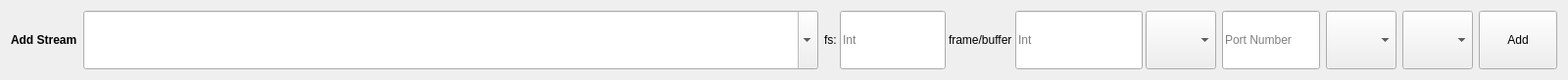
<?xml version="1.0" encoding="UTF-8"?>
<ui version="4.0">
 <class>top_level_form</class>
 <widget class="QWidget" name="top_level_form">
  <property name="geometry">
   <rect>
    <x>0</x>
    <y>0</y>
    <width>1600</width>
    <height>82</height>
   </rect>
  </property>
  <property name="sizePolicy">
   <sizepolicy hsizetype="Preferred" vsizetype="Minimum">
    <horstretch>0</horstretch>
    <verstretch>0</verstretch>
   </sizepolicy>
  </property>
  <property name="maximumSize">
   <size>
    <width>16777215</width>
    <height>16777215</height>
   </size>
  </property>
  <property name="windowTitle">
   <string>Form</string>
  </property>
  <layout class="QVBoxLayout" name="verticalLayout">
   <item>
    <widget class="QWidget" name="top_level_widget" native="true">
     <property name="sizePolicy">
      <sizepolicy hsizetype="Preferred" vsizetype="Minimum">
       <horstretch>0</horstretch>
       <verstretch>0</verstretch>
      </sizepolicy>
     </property>
     <property name="minimumSize">
      <size>
       <width>0</width>
       <height>0</height>
      </size>
     </property>
     <property name="maximumSize">
      <size>
       <width>16777215</width>
       <height>16777215</height>
      </size>
     </property>
     <layout class="QHBoxLayout" name="horizontalLayout">
      <property name="leftMargin">
       <number>0</number>
      </property>
      <property name="topMargin">
       <number>0</number>
      </property>
      <property name="rightMargin">
       <number>0</number>
      </property>
      <property name="bottomMargin">
       <number>0</number>
      </property>
      <item alignment="Qt::AlignLeft">
       <widget class="QLabel" name="label">
        <property name="sizePolicy">
         <sizepolicy hsizetype="Minimum" vsizetype="Minimum">
          <horstretch>0</horstretch>
          <verstretch>0</verstretch>
         </sizepolicy>
        </property>
        <property name="maximumSize">
         <size>
          <width>16777215</width>
          <height>16777215</height>
         </size>
        </property>
        <property name="font">
         <font>
          <bold>true</bold>
         </font>
        </property>
        <property name="text">
         <string>Add Stream</string>
        </property>
       </widget>
      </item>
      <item>
       <widget class="QComboBox" name="stream_name_combo_box">
        <property name="sizePolicy">
         <sizepolicy hsizetype="Expanding" vsizetype="Minimum">
          <horstretch>0</horstretch>
          <verstretch>0</verstretch>
         </sizepolicy>
        </property>
        <property name="editable">
         <bool>true</bool>
        </property>
        <property name="placeholderText">
         <string>Stream Name</string>
        </property>
       </widget>
      </item>
      <item>
       <widget class="QWidget" name="audio_device_settings_widget" native="true">
        <layout class="QHBoxLayout" name="horizontalLayout_2">
         <property name="spacing">
          <number>3</number>
         </property>
         <property name="leftMargin">
          <number>0</number>
         </property>
         <property name="topMargin">
          <number>0</number>
         </property>
         <property name="rightMargin">
          <number>0</number>
         </property>
         <property name="bottomMargin">
          <number>0</number>
         </property>
         <item>
          <widget class="QLabel" name="audio_device_sampling_rate_label">
           <property name="text">
            <string>fs:</string>
           </property>
          </widget>
         </item>
         <item>
          <widget class="QLineEdit" name="audio_device_sampling_rate_line_edit">
           <property name="sizePolicy">
            <sizepolicy hsizetype="Preferred" vsizetype="Minimum">
             <horstretch>0</horstretch>
             <verstretch>0</verstretch>
            </sizepolicy>
           </property>
           <property name="text">
            <string/>
           </property>
           <property name="placeholderText">
            <string>Int</string>
           </property>
          </widget>
         </item>
         <item>
          <widget class="QLabel" name="audio_device_frames_per_buffer_label">
           <property name="text">
            <string>frame/buffer</string>
           </property>
          </widget>
         </item>
         <item>
          <widget class="QLineEdit" name="audio_device_frames_per_buffer_line_edit">
           <property name="sizePolicy">
            <sizepolicy hsizetype="Preferred" vsizetype="Minimum">
             <horstretch>0</horstretch>
             <verstretch>0</verstretch>
            </sizepolicy>
           </property>
           <property name="minimumSize">
            <size>
             <width>130</width>
             <height>0</height>
            </size>
           </property>
           <property name="text">
            <string/>
           </property>
           <property name="placeholderText">
            <string>Int</string>
           </property>
          </widget>
         </item>
         <item>
          <widget class="QComboBox" name="audio_device_data_type_combo_box">
           <property name="sizePolicy">
            <sizepolicy hsizetype="Minimum" vsizetype="Preferred">
             <horstretch>0</horstretch>
             <verstretch>0</verstretch>
            </sizepolicy>
           </property>
          </widget>
         </item>
        </layout>
       </widget>
      </item>
      <item>
       <widget class="QLineEdit" name="PortLineEdit">
        <property name="sizePolicy">
         <sizepolicy hsizetype="Preferred" vsizetype="Minimum">
          <horstretch>0</horstretch>
          <verstretch>0</verstretch>
         </sizepolicy>
        </property>
        <property name="maximumSize">
         <size>
          <width>100</width>
          <height>16777215</height>
         </size>
        </property>
        <property name="placeholderText">
         <string>Port Number</string>
        </property>
       </widget>
      </item>
      <item>
       <widget class="QComboBox" name="data_type_combo_box">
        <property name="sizePolicy">
         <sizepolicy hsizetype="Preferred" vsizetype="Minimum">
          <horstretch>0</horstretch>
          <verstretch>0</verstretch>
         </sizepolicy>
        </property>
        <property name="minimumSize">
         <size>
          <width>0</width>
          <height>0</height>
         </size>
        </property>
        <property name="maximumSize">
         <size>
          <width>16777215</width>
          <height>16777215</height>
         </size>
        </property>
       </widget>
      </item>
      <item>
       <widget class="QComboBox" name="preset_type_combobox">
        <property name="sizePolicy">
         <sizepolicy hsizetype="Minimum" vsizetype="Minimum">
          <horstretch>0</horstretch>
          <verstretch>0</verstretch>
         </sizepolicy>
        </property>
        <property name="minimumSize">
         <size>
          <width>0</width>
          <height>0</height>
         </size>
        </property>
        <property name="maximumSize">
         <size>
          <width>16777215</width>
          <height>16777215</height>
         </size>
        </property>
       </widget>
      </item>
      <item>
       <widget class="QPushButton" name="add_btn">
        <property name="sizePolicy">
         <sizepolicy hsizetype="Preferred" vsizetype="Minimum">
          <horstretch>0</horstretch>
          <verstretch>0</verstretch>
         </sizepolicy>
        </property>
        <property name="maximumSize">
         <size>
          <width>16777215</width>
          <height>16777215</height>
         </size>
        </property>
        <property name="text">
         <string>Add</string>
        </property>
       </widget>
      </item>
     </layout>
    </widget>
   </item>
  </layout>
 </widget>
 <resources/>
 <connections/>
</ui>
